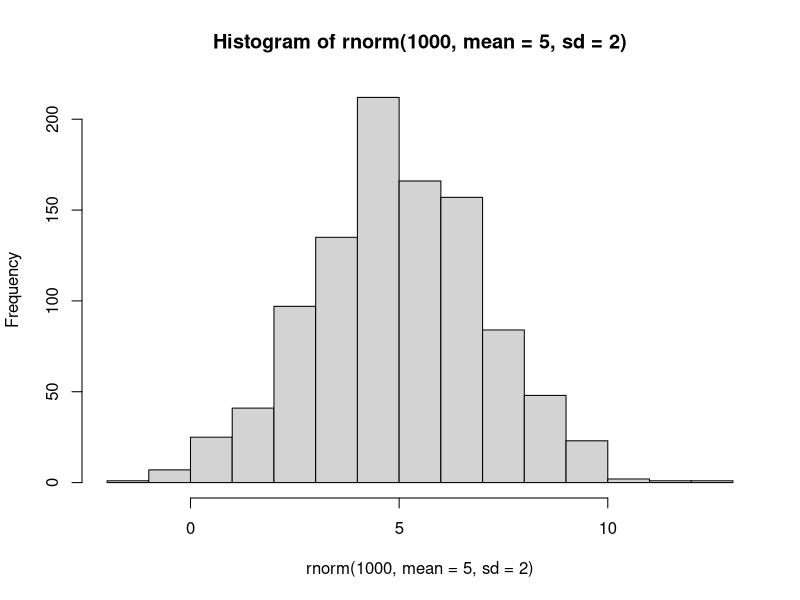
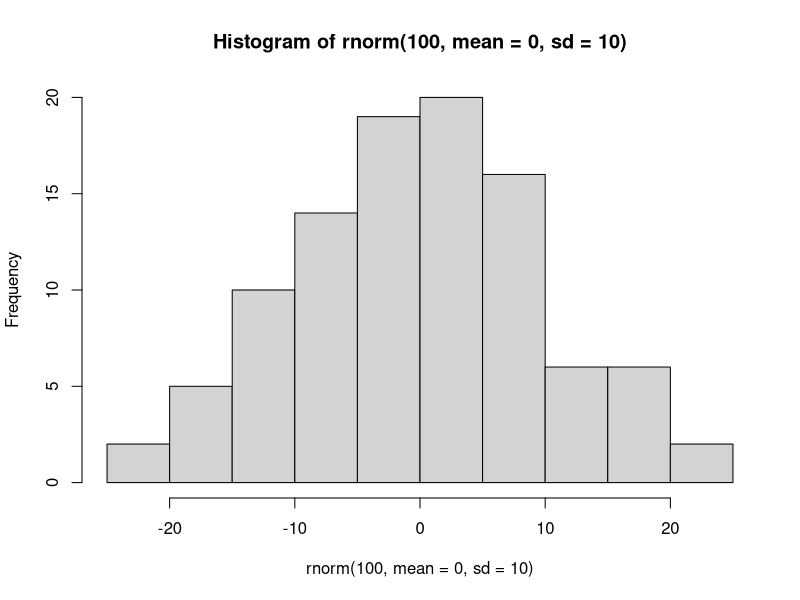
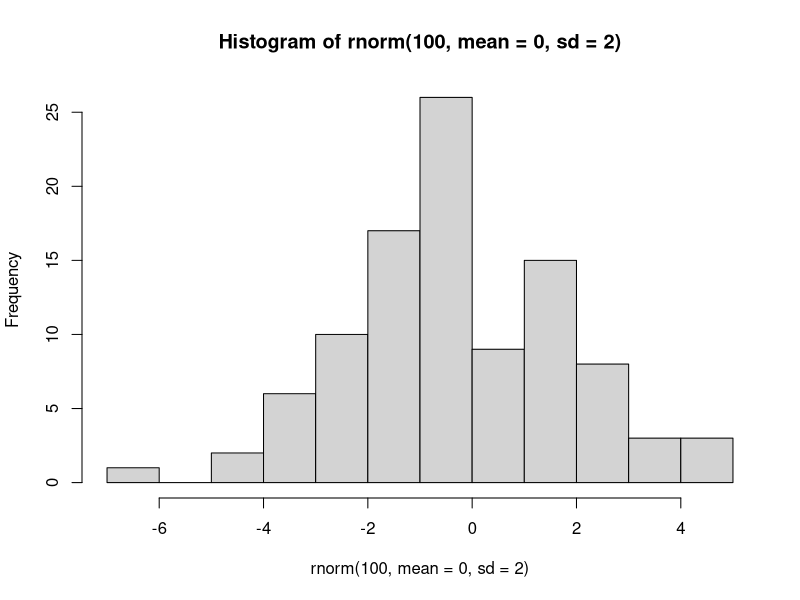
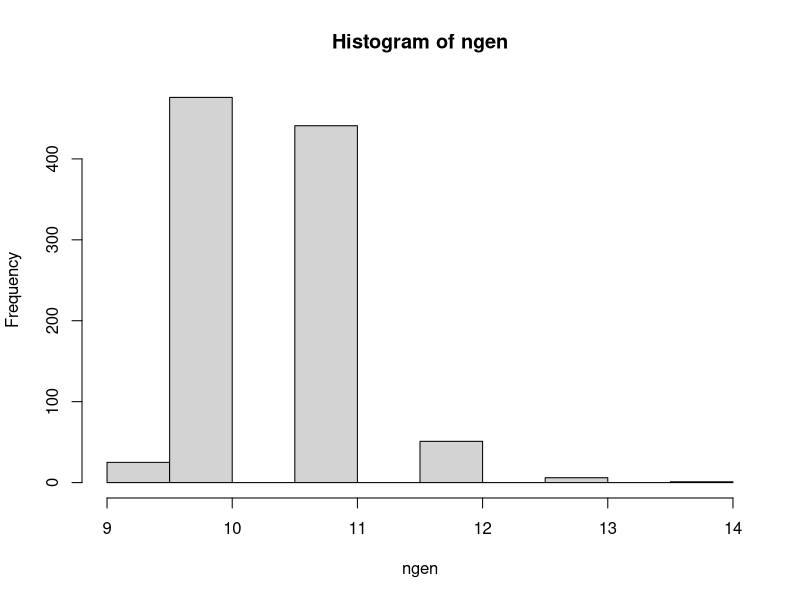
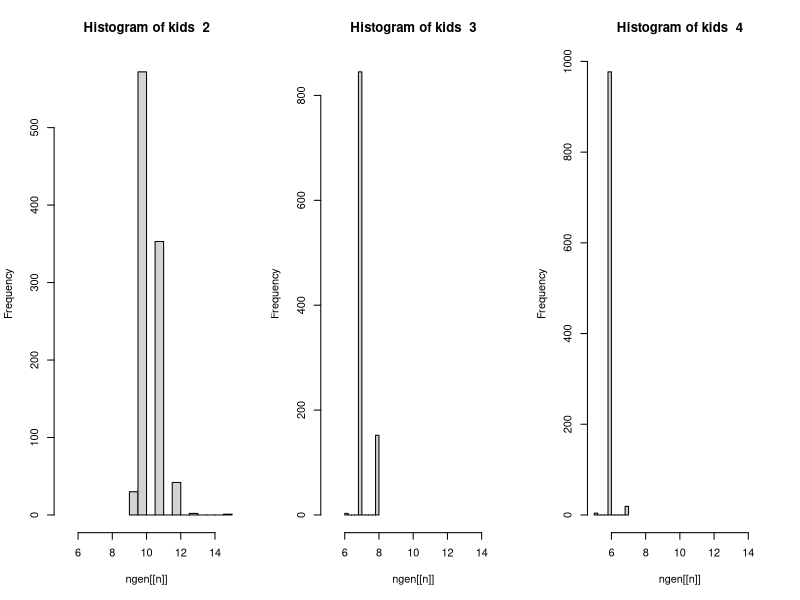
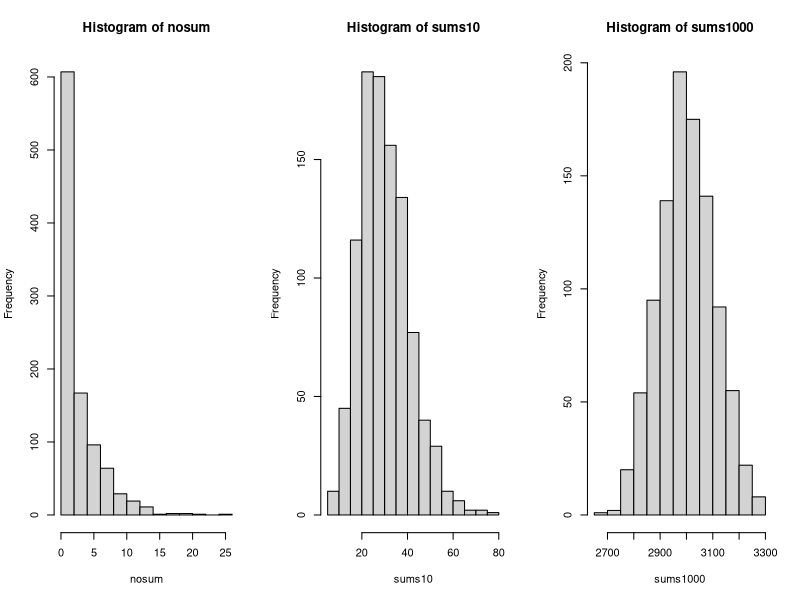
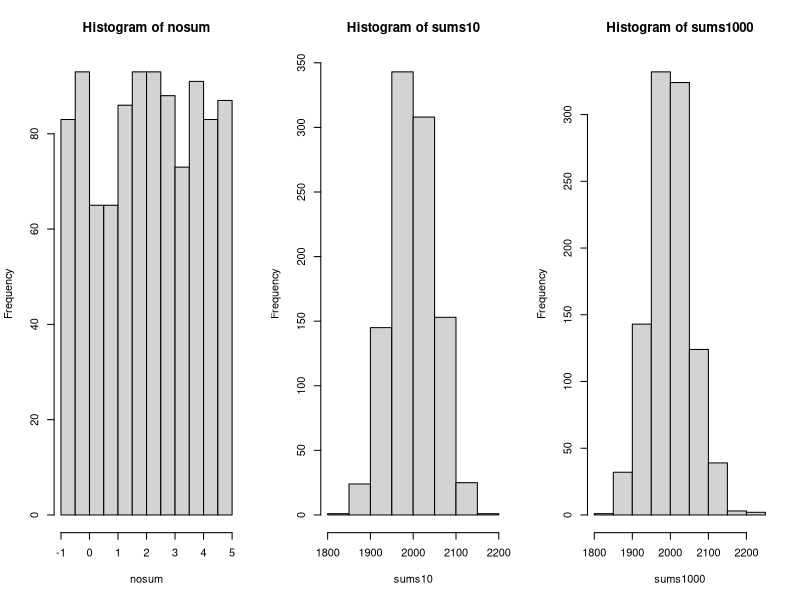

These figures' R source, in order:
#class exercise: brownian motion model
x <- 0
set.seed(1)
for (i in 1:10) {
	x <- x + rnorm(1,mean=0,sd=2)
	cat(x, "\n")
	}

#1. infinite loops
#(a) might result in infinite loop because nothing exists to make something not true
#(b) might result in infinite loop because nothing exists to make something true
#(c) is an infinite loop for sure because '1' is true, so the while loop will always be executed
#(d) is an infinite loop because x is 5, so the while loop is always going to be true and executed
#(e) shouldn't be an infinite loop as x will eventually get bigger than 100
#(f) might be an infinite loop because it seems unlikely that you will ever make the loop's condition not true -- i.e., that x will exactly equal 100 and the loop will break

#digression on random numbers
#(a) 
hist(rnorm(1000, mean = 5, sd = 2))
#(b) 
hist(rnorm(100, mean = 0, sd = 10))
#(c)
hist(rnorm(100, mean = 0, sd = 2))
#(d), for part b
sum(rnorm(100, mean = 0, sd = 10) > 2)
#(d), for part c
sum(rnorm(100, mean = 0, sd = 2) > 2)

#2 simulating random numbers
#(a) Normal, mean=0, standard deviation = 1 
system.time(rnorm(1e7,mean=0,sd=1))
#(b) Poisson with lambda = 2
system.time(rpois(1e7,2))
#(c) Uniform with min=0, max = 10 
system.time(runif(1e7,min=0,max=10))
#(d) Geometric, with prob = 0.5 
system.time(rgeom(1e7,0.5))
#(e) Binomial with n=1, prob = .5
system.time(rbinom(1e7,1,0.5))
#it is fastest to simulate from uniform; slowest from geometric

#3 time to simulate
for (i in 0:6) {
	set.seed(1)
	cat(system.time(rnorm(5e6,10^i,sd=0))[1], "\n")
	}
#this is weird -- if I separate out the code into individual parts, the amount of time does differ...

#4 rbinom exploration
rbinom(5,size=1,prob=0.5) 
#1 and 0 means if the number drawn is greater than 0.5 or not
rbinom(5,size=1,prob=0.8) 

#5 distribution of times
#(a) pseudocode -- do i have to? :(
#(b)
trials <- 1000
ngen <- numeric(trials)
set.seed(1);
for (i in 1:trials) {
	MAXPOPSIZE <- 10000; 
	curr_pop_size <- 20;
	popvector <- curr_pop_size; 
	while (curr_pop_size < MAXPOPSIZE) { 
		babies <- rgeom(curr_pop_size, .33333); 
		curr_pop_size <- sum(babies); 
		popvector <- c(popvector, curr_pop_size);
	}
	ngen[i] <- length(popvector)
}
#(c)
hist(ngen)
#(d)
trials <- 1000
ngen <- numeric(trials)
set.seed(1);
for (i in 1:trials) {
	MAXPOPSIZE <- 10000; 
	curr_pop_size <- 20;
	popvector <- curr_pop_size; 
	while (curr_pop_size < MAXPOPSIZE) { 
		babies <- rgeom(curr_pop_size, .25); 
		curr_pop_size <- sum(babies); 
		popvector <- c(popvector, curr_pop_size);
	}
	ngen[i] <- length(popvector)
}
#(d), continued
trials <- 1000
ngen <- numeric(trials)
set.seed(1);
for (i in 1:trials) {
	MAXPOPSIZE <- 10000; 
	curr_pop_size <- 20;
	popvector <- curr_pop_size; 
	while (curr_pop_size < MAXPOPSIZE) { 
		babies <- rgeom(curr_pop_size, .20); 
		curr_pop_size <- sum(babies); 
		popvector <- c(popvector, curr_pop_size);
	}
	ngen[i] <- length(popvector)
}
#(e) mind blowing time
#an average of 2,3 and 4 kids respectively
kids <- c(0.33,0.25,0.20)
names(kids) <- c("2","3","4")
trials <- 1000
ngen <- list(numeric(trials),numeric(trials),numeric(trials))
xmax <- 0
xmin <- 10000
for (k in 1:length(kids)) {
	set.seed(1);
	for (i in 1:trials) {
		MAXPOPSIZE <- 10000; 
		curr_pop_size <- 20;
		popvector <- curr_pop_size; 
		while (curr_pop_size < MAXPOPSIZE) { 
			babies <- rgeom(curr_pop_size, kids[k]); 
			curr_pop_size <- sum(babies); 
			popvector <- c(popvector, curr_pop_size);
			}
		ngen[[k]][i] <- length(popvector)
		if (length(popvector) > xmax) {
			xmax <- length(popvector)
			}
		if (length(popvector) < xmin) {
			xmin <- length(popvector)
			} 	
		}
	cat("For progeny ", names(kids)[k], ", mean number gens =", mean(ngen[[k]]), "\n")
	}	
par(mfrow=c(1,3))
for (n in 1:length(ngen)) {
	hist(ngen[[n]],xlim=c(xmin,xmax),main=paste("Histogram of kids ", names(kids)[n]))
	}

#6 central limit theorem
#(a)
nosum <- rgeom(1000,0.25)
sums10 <- numeric(1000)
for (i in 1:1000) {
	sums10[i] <- sum(rgeom(10,0.25))
	}
sums1000 <- numeric(1000)
for (i in 1:1000) {
	sums1000[i] <- sum(rgeom(1000,0.25))
	}	
par(mfrow=c(1,3)); hist(nosum); hist(sums10); hist(sums1000);
#b	
nosum <- runif(1000,-1,5)
sums10 <- numeric(1000)
for (i in 1:1000) {
	sums10[i] <- sum(runif(1000,-1,5))
	}
sums1000 <- numeric(1000)
for (i in 1:1000) {
	sums1000[i] <- sum(runif(1000,-1,5))
	}	
par(mfrow=c(1,3)); hist(nosum); hist(sums10); hist(sums1000);

#7 binomial random generator
#(a) the outcome of 1000 experiments (where success is 70% likely)
#(b) the number of successes we had in 14 tries, where success is 50% likely -- smallest is 0 and largest is 14
#(c) the number of successes in 1000 experiments (where success is 50% likely); largest number is 1000, but seems super unlikely
#(d) rbinom(1,size=1000,prob=0.5)

#8 rabid compulsive gambling
#(a) Assuming my coin is fair, I should be able to count the number of "successes", or heads in 200 coin flips. Do this a gazillion times and see how often I get 139 or greater... Because R is so fast, I might as well sample this a lot, so I am going to do this a lot.
#(b) feeling brash, so no pseudocode
#(c)
tests <- 5000
heads <- numeric(tests)
for (i in 1:tests) {
	heads[i] <- rbinom(1,size=200,prob=0.5)
	}
prob <- sum(heads >= 139)/tests
cat("Probability of the data under the null hypothesis: ", prob, "\n")
	